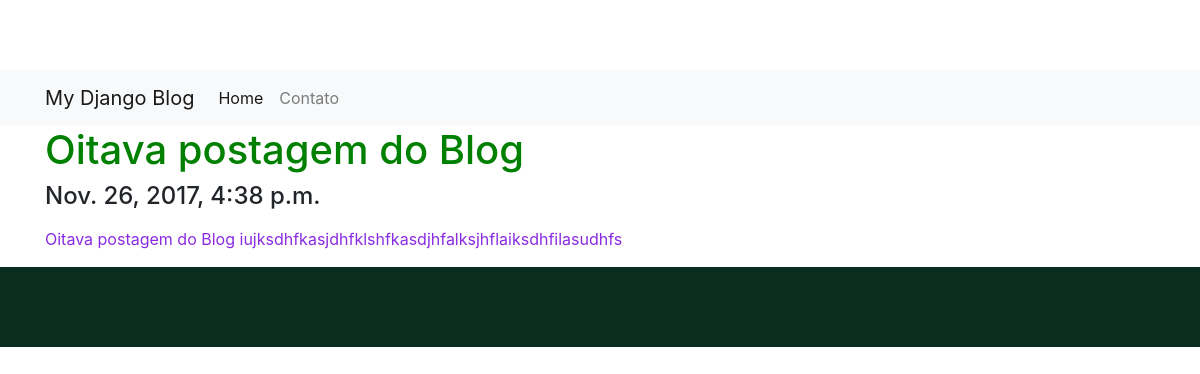
The app's page /8/oitava-postagem-do-blog/ with its own data.
### posts/models.py (models this page shows, shortened)
class Post(models.Model):
    titulo =  models.CharField(max_length=120)
    conteudo = models.TextField()
    data = models.DateTimeField(auto_now= False, auto_now_add=True)
    slug = models.SlugField()

### templates/post_unico.html (shortened to what this page needs)
{% extends "base.html" %}
{% block content %}
    <h1> {{ object.titulo }} </h1>
    <h4> {{ object.data }} </h4>
    <p> {{ object.conteudo | safe | linebreaks }} </p>
{% endblock content %}

### static/css/style.css (style rules this page uses)
h1 { color: green; }
p { color: blueviolet; }
body { padding-top: 70px; }

### records on screen
Post: titulo "Oitava postagem do Blog", data "Nov. 26, 2017, 4:38 p.m.", conteudo "Oitava postagem do Blog iujksdhfkasjdhfklshfkasdjhfalksjhflaiksdhfilasudhfs"
